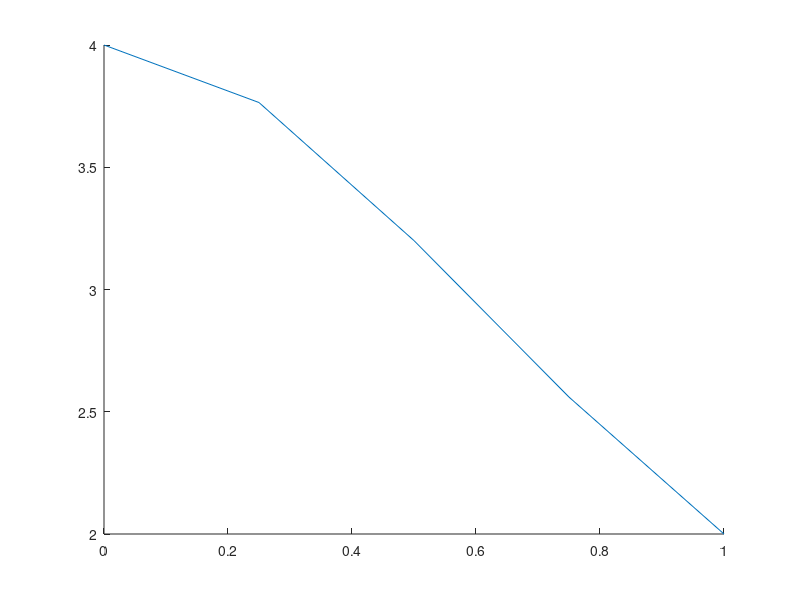

Source code (MATLAB):
clc; clear;
figure(1); clf; hold on;
N = 4;
e = exp(1);
x =0:0.25:1; %linspace(0,1,N);
f = '4./(1+x.^2)';
fn = eval(f);
plot(x,fn);
I = zeros(1,4);
%left Riemann sum
    I(1) = fn(1:end-1)*diff(x)';
%right Riemann sum
     I(2) = fn(2:end)*diff(x)';
%trapezoid
    I(3) = (fn(1:end-1) + 0.5*diff(fn))*diff(x)';
%simspon's
    h = (x(2) - x(1)) / 3;
    fn1 = fn(2:end-1);
    i = 1:length(fn1);
    I(4) =  h * (fn(1) + 4*sum(fn1( i(1:2:end))) + 2*sum(fn1( i(2:2:end))) +  fn(end));
 
    I